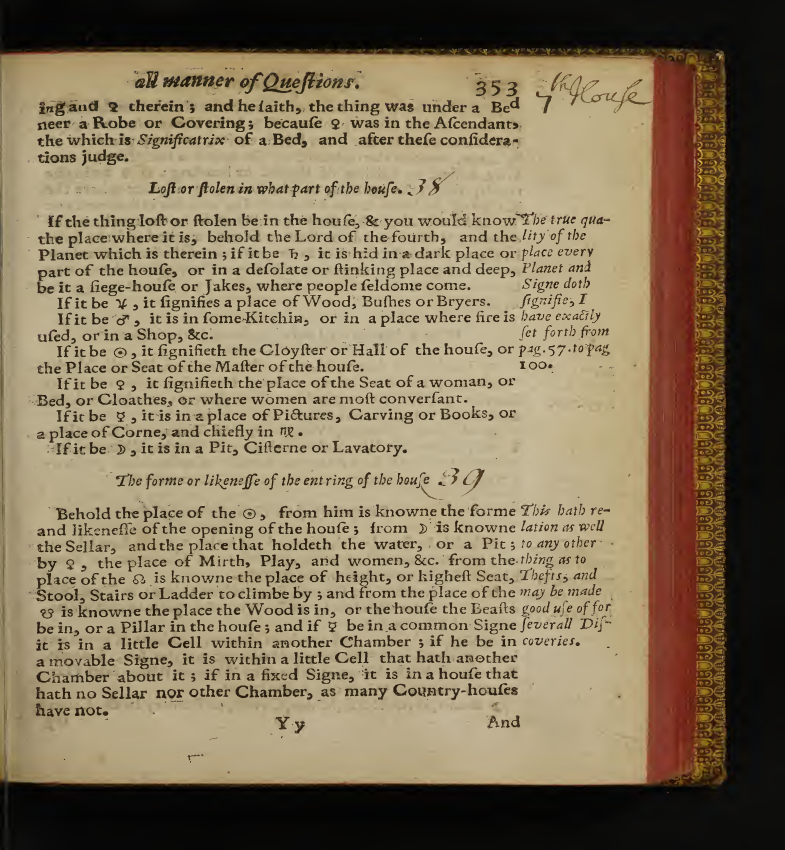
#> input picture tasks/astro-source-audit-multipass-20261005/batches/B02v/evidence/pdf-387.png, 1569 x 1700 px, given in place of pdf-394.png, which was not available (shown at 1/2 size)
$ python make_p360_clips.py
#> lines starting #> are read from the running program, lines starting #| are printed output that depends on the picture; pictures that were not available may be replaced by others from this repository, and a replacement may not be noted
from PIL import Image, ImageEnhance
from pathlib import Path
b=Path("/home/joel/humandesign-worktrees/astro-lilly-b02v-20261014/tasks/astro-source-audit-multipass-20261005/batches/B02v")
for name,part,rect in [
    ("p360-body","evidence/pdf-394.png",(500,325,1440,440)),
    ("p360-erratum","evidence/errata-888.png",(200,875,1550,1035)),
    ("p360-servant","evidence/pdf-394.png",(500,1250,1510,1480)),
]:
    im=Image.open(b/part).convert("RGB").crop(rect)
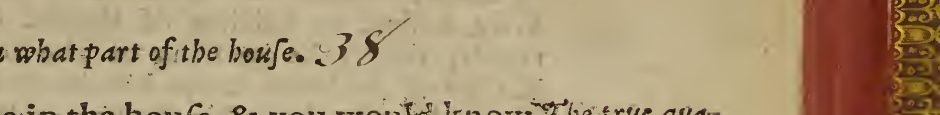
#> im: PIL image 940x115 RGB; mean R, G, B 173, 152.3, 119.2
    im=ImageEnhance.Contrast(im).enhance(1.5)
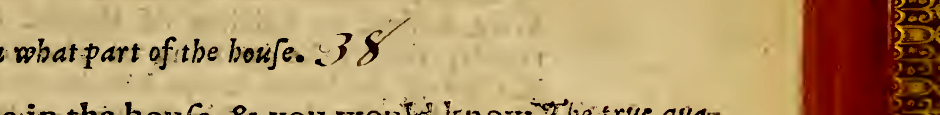
#> im: PIL image 940x115 RGB; mean R, G, B 181.8, 151.9, 106.4
    im=im.resize((im.width*3,im.height*3),Image.Resampling.LANCZOS)
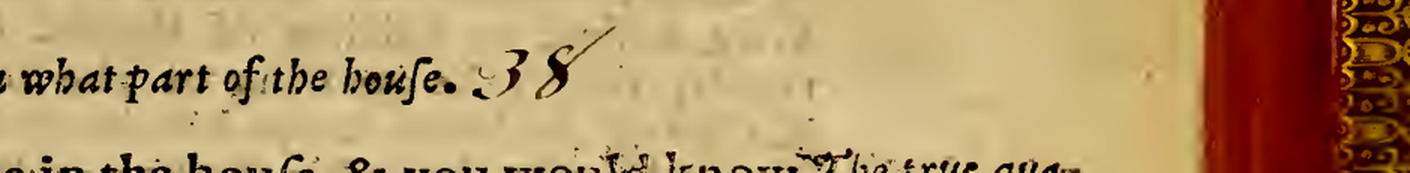
#> im: PIL image 2820x345 RGB (shown at 1/2 size); mean R, G, B 181.9, 152.1, 106.5
    out=b/"independent_review"/"crops"/(name+"-review.png")
    im.save(out)
#> (the run stopped early here; a loop or call above may not have finished)

$ run again, on tasks/astro-source-audit-multipass-20261005/batches/B02v/evidence/pdf-390.png
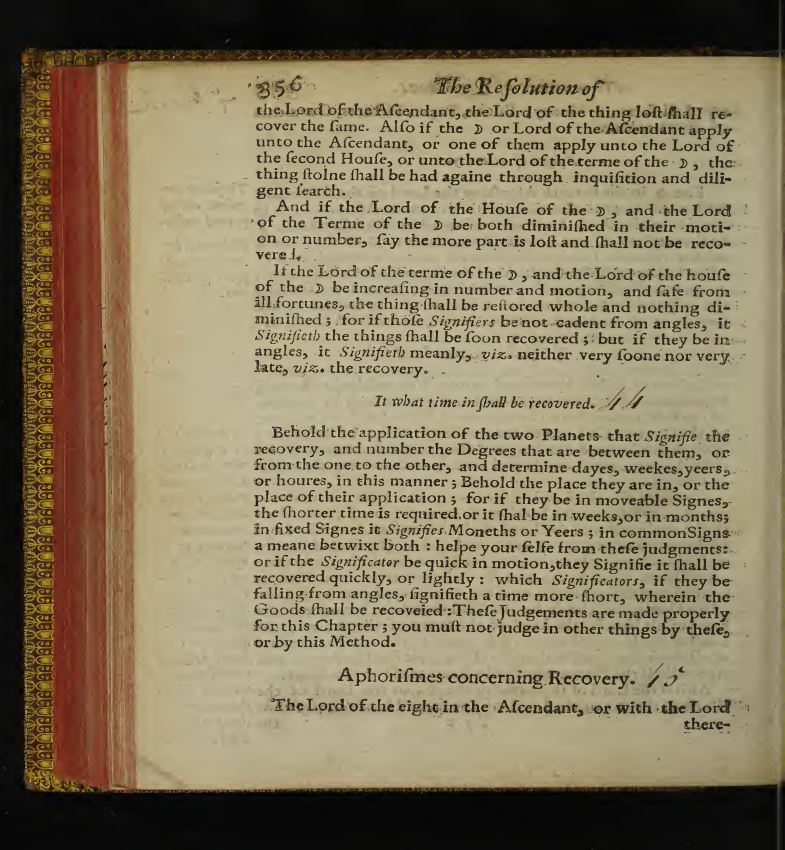
#> input picture tasks/astro-source-audit-multipass-20261005/batches/B02v/evidence/pdf-390.png, 1569 x 1700 px, given in place of pdf-394.png, which was not available (shown at 1/2 size)
#> `im=ImageEnhance.Contrast(im).enhance(1.5)`:
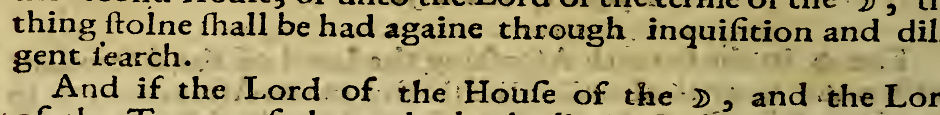
#> im: PIL image 940x115 RGB; mean R, G, B 163.6, 152.2, 108.7
#> `im=im.resize((im.width*3,im.height*3),Image.Resampling.LANCZOS)`:
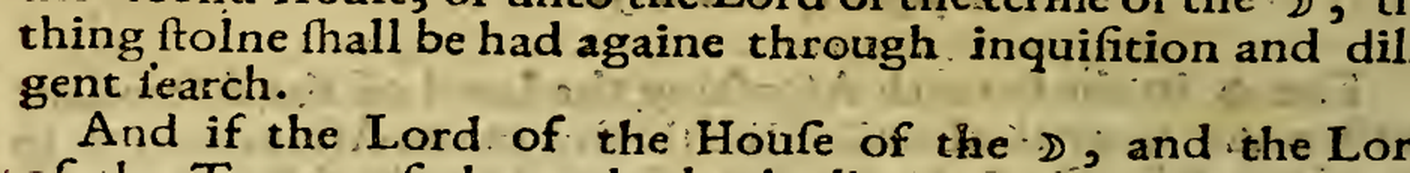
#> im: PIL image 2820x345 RGB (shown at 1/2 size); mean R, G, B 164.1, 152.7, 109.1
